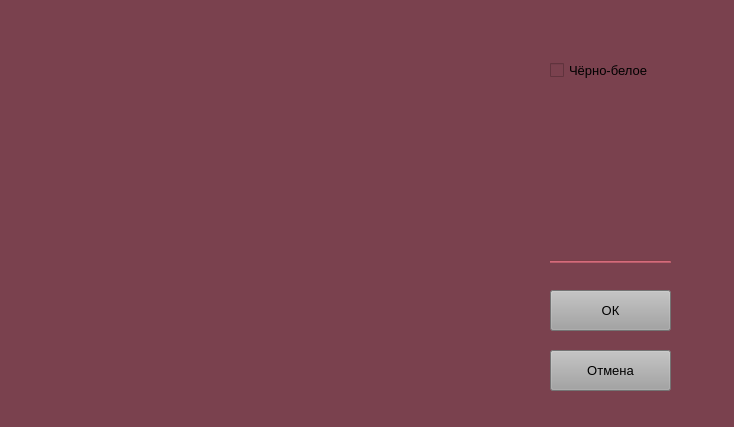
<?xml version="1.0" encoding="UTF-8"?>
<ui version="4.0">
 <class>Form</class>
 <widget class="QWidget" name="Form">
  <property name="geometry">
   <rect>
    <x>0</x>
    <y>0</y>
    <width>734</width>
    <height>427</height>
   </rect>
  </property>
  <property name="windowTitle">
   <string>Form</string>
  </property>
  <property name="styleSheet">
   <string notr="true">background-color: rgb(122, 65, 78);</string>
  </property>
  <widget class="QLabel" name="bw_image">
   <property name="geometry">
    <rect>
     <x>30</x>
     <y>30</y>
     <width>481</width>
     <height>371</height>
    </rect>
   </property>
   <property name="text">
    <string/>
   </property>
  </widget>
  <widget class="QPushButton" name="ok_btn">
   <property name="geometry">
    <rect>
     <x>550</x>
     <y>290</y>
     <width>121</width>
     <height>41</height>
    </rect>
   </property>
   <property name="font">
    <font>
     <pointsize>10</pointsize>
    </font>
   </property>
   <property name="styleSheet">
    <string notr="true">background-color: rgb(163, 163, 163);</string>
   </property>
   <property name="text">
    <string>ОК</string>
   </property>
  </widget>
  <widget class="QPushButton" name="cancel_btn">
   <property name="geometry">
    <rect>
     <x>550</x>
     <y>350</y>
     <width>121</width>
     <height>41</height>
    </rect>
   </property>
   <property name="font">
    <font>
     <pointsize>10</pointsize>
    </font>
   </property>
   <property name="styleSheet">
    <string notr="true">background-color: rgb(163, 163, 163);</string>
   </property>
   <property name="text">
    <string>Отмена</string>
   </property>
  </widget>
  <widget class="QCheckBox" name="bw_check">
   <property name="geometry">
    <rect>
     <x>550</x>
     <y>50</y>
     <width>171</width>
     <height>41</height>
    </rect>
   </property>
   <property name="font">
    <font>
     <pointsize>10</pointsize>
    </font>
   </property>
   <property name="text">
    <string>Чёрно-белое</string>
   </property>
  </widget>
  <widget class="Line" name="line">
   <property name="geometry">
    <rect>
     <x>550</x>
     <y>260</y>
     <width>121</width>
     <height>3</height>
    </rect>
   </property>
   <property name="font">
    <font>
     <pointsize>10</pointsize>
    </font>
   </property>
   <property name="styleSheet">
    <string notr="true">background-color: rgb(185, 93, 107);</string>
   </property>
   <property name="orientation">
    <enum>Qt::Horizontal</enum>
   </property>
  </widget>
 </widget>
 <resources/>
 <connections/>
</ui>
